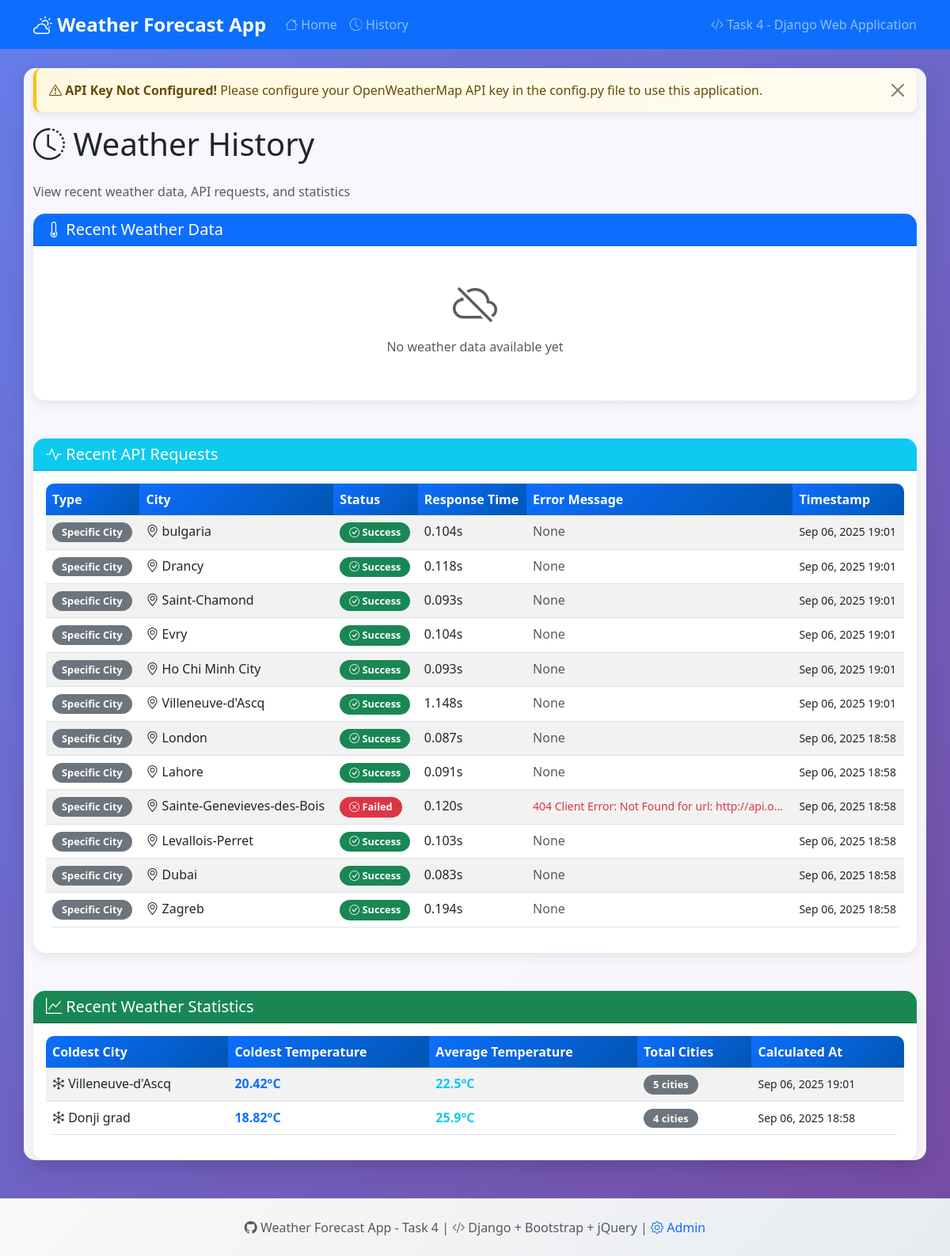
The page /history/ on the database its author committed.
### weather_app/models.py (models this page shows, shortened)
class WeatherRequest(models.Model):
    REQUEST_TYPES = [
        ('random', 'Random Cities'),
        ('city', 'Specific City'),
        ('status', 'Status Check'),
    ]
    request_type = models.CharField(max_length=20, choices=REQUEST_TYPES)
    city_name = models.CharField(max_length=100, null=True, blank=True)
    success = models.BooleanField()
    response_time = models.FloatField(null=True, blank=True)  # in seconds
    error_message = models.TextField(null=True, blank=True)
    timestamp = models.DateTimeField(auto_now_add=True)
    class Meta:
        ordering = ['-timestamp']

class WeatherStatistics(models.Model):
    coldest_city = models.CharField(max_length=100)
    coldest_temperature = models.FloatField()
    average_temperature = models.FloatField()
    total_cities = models.IntegerField()
    calculation_timestamp = models.DateTimeField(auto_now_add=True)
    class Meta:
        verbose_name_plural = "Weather Statistics"
        ordering = ['-calculation_timestamp']

### weather_app/views.py (the view)
# urls.py: path('history/', views.weather_history, name='history'),
def weather_history(request):
    recent_weather = WeatherData.objects.select_related('city').order_by('-timestamp')[:20]
    recent_requests = WeatherRequest.objects.order_by('-timestamp')[:20]
    recent_statistics = WeatherStatistics.objects.order_by('-calculation_timestamp')[:10]
    context = {
        'recent_weather': recent_weather,
        'recent_requests': recent_requests,
        'recent_statistics': recent_statistics,
    }
    return render(request, 'weather_app/history.html', context)

### templates/weather_app/history.html (shortened to what this page needs)
{% extends "base.html" %}
{% load static %}
{% block content %}
<div class="row">
    <div class="col-12">
        <h1 class="mb-4">
            <i class="bi bi-clock-history"></i> Weather History
        </h1>
        <p class="text-muted">View recent weather data, API requests, and statistics</p>
    </div>
</div>
<div class="row mb-5">
    <div class="col-12">
        <div class="card">
            <div class="card-header bg-primary text-white">
                <h5 class="mb-0">
                    <i class="bi bi-thermometer"></i> Recent Weather Data
                </h5>
            </div>
            <div class="card-body">
                {% if recent_weather %}
                    <div class="table-responsive">
                        <table class="table table-striped">
                            <thead>
                                <tr>
                                    <th>City</th>
                                    <th>Temperature</th>
                                    <th>Condition</th>
                                    <th>Humidity</th>
                                    <th>Pressure</th>
                                    <th>Wind Speed</th>
                                    <th>Timestamp</th>
                                </tr>
                            </thead>
                            <tbody>
                                {% for weather in recent_weather %}
                                <tr>
                                    <td>
                                        <i class="bi bi-geo-alt"></i> {{ weather.city.name }}
                                        <br><small class="text-muted">{{ weather.city.country }}</small>
                                    </td>
                                    <td>
                                        <span class="fw-bold">{{ weather.temperature }}°C</span>
                                        <br><small class="text-muted">Feels like {{ weather.feels_like }}°C</small>
                                    </td>
                                    <td>
                                        <span class="badge bg-info">{{ weather.weather_main }}</span>
                                        <br><small class="text-muted">{{ weather.weather_description }}</small>
                                    </td>
                                    <td>{{ weather.humidity }}%</td>
                                    <td>{{ weather.pressure }} hPa</td>
                                    <td>{{ weather.wind_speed }} m/s</td>
                                    <td>
                                        <small>{{ weather.timestamp|date:"M d, Y H:i" }}</small>
                                    </td>
                                </tr>
                                {% endfor %}
                            </tbody>
                        </table>
                    </div>
                {% else %}
                    <div class="text-center py-4">
                        <i class="bi bi-cloud-slash display-4 text-muted"></i>
                        <p class="text-muted mt-2">No weather data available yet</p>
                    </div>
                {% endif %}
            </div>
        </div>
    </div>
</div>
<div class="row mb-5">
    <div class="col-12">
        <div class="card">
            <div class="card-header bg-info text-white">
                <h5 class="mb-0">
                    <i class="bi bi-activity"></i> Recent API Requests
                </h5>
            </div>
            <div class="card-body">
                {% if recent_requests %}
                    <div class="table-responsive">
                        <table class="table table-striped">
                            <thead>
                                <tr>
                                    <th>Type</th>
                                    <th>City</th>
                                    <th>Status</th>
                                    <th>Response Time</th>
                                    <th>Error Message</th>
                                    <th>Timestamp</th>
                                </tr>
                            </thead>
                            <tbody>
                                {% for request in recent_requests %}
                                <tr>
                                    <td>
                                        <span class="badge bg-secondary">{{ request.get_request_type_display }}</span>
                                    </td>
                                    <td>
                                        {% if request.city_name %}
                                            <i class="bi bi-geo-alt"></i> {{ request.city_name }}
                                        {% else %}
                                            <span class="text-muted">N/A</span>
                                        {% endif %}
                                    </td>
                                    <td>
                                        {% if request.success %}
                                            <span class="badge bg-success">
                                                <i class="bi bi-check-circle"></i> Success
                                            </span>
                                        {% else %}
                                            <span class="badge bg-danger">
                                                <i class="bi bi-x-circle"></i> Failed
                                            </span>
                                        {% endif %}
                                    </td>
                                    <td>
                                        {% if request.response_time %}
                                            {{ request.response_time|floatformat:3 }}s
                                        {% else %}
                                            <span class="text-muted">N/A</span>
                                        {% endif %}
                                    </td>
                                    <td>
                                        {% if request.error_message %}
                                            <small class="text-danger">{{ request.error_message|truncatechars:50 }}</small>
                                        {% else %}
                                            <span class="text-muted">None</span>
                                        {% endif %}
                                    </td>
                                    <td>
                                        <small>{{ request.timestamp|date:"M d, Y H:i" }}</small>
                                    </td>
                                </tr>
                                {% endfor %}
                            </tbody>
                        </table>
                    </div>
                {% else %}
                    <div class="text-center py-4">
                        <i class="bi bi-activity display-4 text-muted"></i>
                        <p class="text-muted mt-2">No API requests logged yet</p>
                    </div>
                {% endif %}
            </div>
        </div>
    </div>
</div>
<div class="row">
    <div class="col-12">
        <div class="card">
            <div class="card-header bg-success text-white">
                <h5 class="mb-0">
                    <i class="bi bi-graph-up"></i> Recent Weather Statistics
                </h5>
            </div>
            <div class="card-body">
                {% if recent_statistics %}
                    <div class="table-responsive">
                        <table class="table table-striped">
                            <thead>
                                <tr>
                                    <th>Coldest City</th>
                                    <th>Coldest Temperature</th>
                                    <th>Average Temperature</th>
                                    <th>Total Cities</th>
                                    <th>Calculated At</th>
                                </tr>
                            </thead>
                            <tbody>
                                {% for stat in recent_statistics %}
                                <tr>
                                    <td>
                                        <i class="bi bi-snow"></i> {{ stat.coldest_city }}
                                    </td>
                                    <td>
                                        <span class="fw-bold text-primary">{{ stat.coldest_temperature }}°C</span>
                                    </td>
                                    <td>
                                        <span class="fw-bold text-info">{{ stat.average_temperature|floatformat:1 }}°C</span>
                                    </td>
                                    <td>
                                        <span class="badge bg-secondary">{{ stat.total_cities }} cities</span>
                                    </td>
                                    <td>
                                        <small>{{ stat.calculation_timestamp|date:"M d, Y H:i" }}</small>
                                    </td>
                                </tr>
                                {% endfor %}
                            </tbody>
                        </table>
                    </div>
                {% else %}
                    <div class="text-center py-4">
                        <i class="bi bi-graph-up display-4 text-muted"></i>
                        <p class="text-muted mt-2">No statistics calculated yet</p>
                    </div>
                {% endif %}
            </div>
        </div>
    </div>
</div>
{% endblock %}

### templates/base.html (shortened to what this page needs)
{% load static %}
<!DOCTYPE html>
<html lang="en">
<head>
    <link href="https://cdn.jsdelivr.net/npm/bootstrap@5.3.0/dist/css/bootstrap.min.css" rel="stylesheet">
    <link href="https://cdn.jsdelivr.net/npm/bootstrap-icons@1.10.0/font/bootstrap-icons.css" rel="stylesheet">
    <link href="{% static 'css/style.css' %}" rel="stylesheet">
</head>
<body>
    <nav class="navbar navbar-expand-lg navbar-dark bg-primary">
        <div class="container">
            <a class="navbar-brand" href="{% url 'weather_app:index' %}">
                <i class="bi bi-cloud-sun"></i> Weather Forecast App
            </a>
            <div class="collapse navbar-collapse" id="navbarNav">
                <ul class="navbar-nav me-auto">
                    <li class="nav-item">
                        <a class="nav-link" href="{% url 'weather_app:index' %}">
                            <i class="bi bi-house"></i> Home
                        </a>
                    </li>
                    <li class="nav-item">
                        <a class="nav-link" href="{% url 'weather_app:history' %}">
                            <i class="bi bi-clock-history"></i> History
                        </a>
                    </li>
                </ul>
                <div class="navbar-nav">
                    <span class="navbar-text">
                        <i class="bi bi-code-slash"></i> Task 4 - Django Web Application
                    </span>
                </div>
            </div>
        </div>
    </nav>
    <main class="container mt-4">
        {% if not has_api_key %}
        <div class="alert alert-warning alert-dismissible fade show" role="alert">
            <i class="bi bi-exclamation-triangle"></i>
            <strong>API Key Not Configured!</strong>
            Please configure your OpenWeatherMap API key in the config.py file to use this application.
            <button type="button" class="btn-close" data-bs-dismiss="alert"></button>
        </div>
        {% endif %}
        {% block content %}{% endblock %}
    </main>
    <footer class="bg-light mt-5 py-4">
        <div class="container text-center">
            <p class="text-muted mb-0">
                <i class="bi bi-github"></i> Weather Forecast App - Task 4 |
                <i class="bi bi-code-slash"></i> Django + Bootstrap + jQuery |
                <a href="/admin/" class="text-decoration-none">
                    <i class="bi bi-gear"></i> Admin
                </a>
            </p>
        </div>
    </footer>
</body>
</html>

### static/css/style.css (style rules this page uses)
:root { --primary-color: #0d6efd; --secondary-color: #6c757d; --success-color: #198754; --info-color: #0dcaf0; --warning-color: #ffc107; --danger-color: #dc3545; --light-color: #f8f9fa; --dark-color: #212529; }
body { font-family: 'Segoe UI', Tahoma, Geneva, Verdana, sans-serif; background: linear-gradient(135deg, #667eea 0%, #764ba2 100%); min-height: 100vh; }
main { background: rgba(255, 255, 255, 0.95); border-radius: 15px; box-shadow: 0 10px 30px rgba(0, 0, 0, 0.1); backdrop-filter: blur(10px); margin-bottom: 2rem; }
.navbar-brand { font-weight: 700; font-size: 1.5rem; }
.navbar-nav .nav-link { font-weight: 500; transition: all 0.3s ease; }
.card { border: none; border-radius: 15px; box-shadow: 0 5px 15px rgba(0, 0, 0, 0.08); transition: all 0.3s ease; overflow: hidden; }
.alert { border: none; border-radius: 10px; border-left: 4px solid; box-shadow: 0 3px 10px rgba(0, 0, 0, 0.1); }
.alert-warning { border-left-color: var(--warning-color); background: linear-gradient(135deg, #fff8e1 0%, #fffbf0 100%); }
footer { background: linear-gradient(135deg, #f8f9fa 0%, #e9ecef 100%); border-top: 1px solid rgba(0, 0, 0, 0.1); }
.fade-in-up { animation: fadeInUp 0.6s ease-out; }
.table { border-radius: 10px; overflow: hidden; }
.table thead th { background: linear-gradient(135deg, var(--primary-color) 0%, #0056b3 100%); color: white; border: none; font-weight: 600; }
.table tbody tr { transition: all 0.3s ease; }
.badge { font-size: 0.8rem; padding: 6px 12px; border-radius: 20px; }
.bi { transition: all 0.3s ease; }

### rows shown on the page
WeatherRequest: request_type "Specific City", city_name "bulgaria", success True (drawn), response_time "0.104", shows "None", timestamp "Sep 06, 2025 19:01"
WeatherRequest: request_type "Specific City", city_name "Drancy", success True (drawn), response_time "0.118", shows "None", timestamp "Sep 06, 2025 19:01"
WeatherRequest: request_type "Specific City", city_name "Saint-Chamond", success True (drawn), response_time "0.093", shows "None", timestamp "Sep 06, 2025 19:01"
WeatherRequest: request_type "Specific City", city_name "Evry", success True (drawn), response_time "0.104", shows "None", timestamp "Sep 06, 2025 19:01"
WeatherRequest: request_type "Specific City", city_name "Ho Chi Minh City", success True (drawn), response_time "0.093", shows "None", timestamp "Sep 06, 2025 19:01"
WeatherRequest: request_type "Specific City", city_name "Villeneuve-d'Ascq", success True (drawn), response_time "1.148", shows "None", timestamp "Sep 06, 2025 19:01"
WeatherRequest: request_type "Specific City", city_name "London", success True (drawn), response_time "0.087", shows "None", timestamp "Sep 06, 2025 18:58"
WeatherRequest: request_type "Specific City", city_name "Lahore", success True (drawn), response_time "0.091", shows "None", timestamp "Sep 06, 2025 18:58"
WeatherRequest: request_type "Specific City", city_name "Sainte-Genevieves-des-Bois", success False (drawn), response_time "0.120", error_message "404 Client Error: Not Found for url: http://api.o…", timestamp "Sep 06, 2025 18:58"
WeatherRequest: request_type "Specific City", city_name "Levallois-Perret", success True (drawn), response_time "0.103", shows "None", timestamp "Sep 06, 2025 18:58"
WeatherRequest: request_type "Specific City", city_name "Dubai", success True (drawn), response_time "0.083", shows "None", timestamp "Sep 06, 2025 18:58"
WeatherRequest: request_type "Specific City", city_name "Zagreb", success True (drawn), response_time "0.194", shows "None", timestamp "Sep 06, 2025 18:58"
WeatherStatistics: coldest_city "Villeneuve-d'Ascq", coldest_temperature "20.42", average_temperature "22.5", total_cities "5", calculation_timestamp "Sep 06, 2025 19:01"
WeatherStatistics: coldest_city "Donji grad", coldest_temperature "18.82", average_temperature "25.9", total_cities "4", calculation_timestamp "Sep 06, 2025 18:58"
